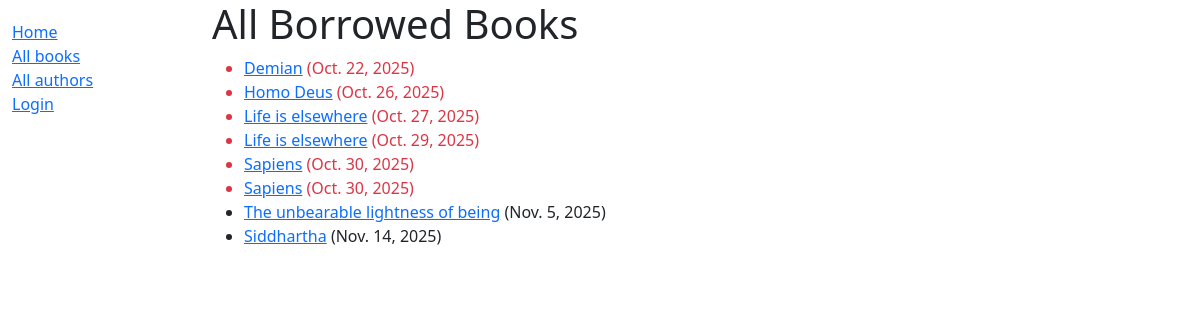
Page /catalog/borrowed_books on the earlier database version.
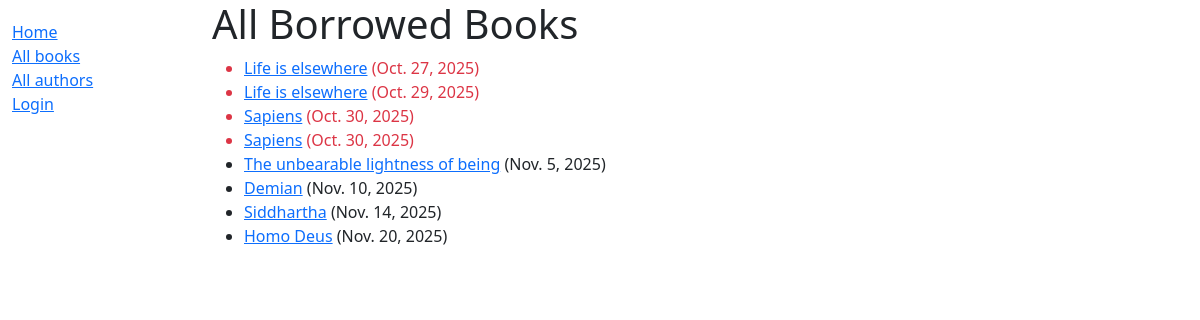
Same page on the later database version.
### catalog/models.py (models this page shows, shortened)
class BookInstance(models.Model):
    id = models.UUIDField(primary_key=True, default=uuid.uuid4)
    book = models.ForeignKey(Book, on_delete=models.RESTRICT, null=True)
    imprint = models.CharField(max_length=200)
    due_back = models.DateField(null=True, blank=True)
    borrower = models.ForeignKey(
        settings.AUTH_USER_MODEL,
        on_delete=models.SET_NULL,
        null=True,
        blank=True
    )
    LOAN_STATUS = (
        ('m', 'Maintenance'),
        ('o', 'On loan'),
        ('a', 'Available'),
        ('r', 'Reserved'),
    )
    status = models.CharField(
        max_length=1,
        choices=LOAN_STATUS,
        blank=True,
        default='m',
    )
    class Meta:
        ordering = ['due_back']
        permissions = (
            ('can_mark_returned', 'Set book as returned'),
        )
    def is_overdue(self):
        return bool(self.due_back and date.today() > self.due_back)

class Book(models.Model):
    title = models.CharField(max_length=200)
    author = models.ForeignKey('Author', on_delete=models.RESTRICT, null=True)
    summary = models.TextField(max_length=1000)
    isbn = models.CharField('ISBN', max_length=13, unique=True)
    genre = models.ManyToManyField(Genre)
    language = models.ForeignKey('Language', on_delete=models.RESTRICT, null=True)
    def display_genre(self):
        return ', '.join(genre.name for genre in self.genre.all()[:3])
    display_genre.short_description = 'Genre'

### catalog/views.py (the view)
# urls.py: path('borrowed_books', views.AllLoanedBooksListView.as_view(), name='all-borrowed'),
class AllLoanedBooksListView(generic.ListView):
    model = BookInstance
    template_name = 'catalog/bookinstance_list_borrowed_all.html'
    paginate_by = 10
    def get_queryset(self):
        return(BookInstance.objects.filter(status__exact='o').order_by('due_back'))

### catalog/templates/catalog/bookinstance_list_borrowed_all.html
{% extends "base_generic.html" %}
{% block content %}
    <h1>All Borrowed Books</h1>
    {% if bookinstance_list %}
        <ul>
            {% for bookinst in bookinstance_list %}
                <li class="{% if bookinst.is_overdue %}text-danger{% endif %}">
                    <a href="{% url 'book-detail' bookinst.book.pk %}">{{bookinst.book.title}}</a> ({{bookinst.due_back}}){% if perms.catalog.can_mark_returned %} - <a href="{% url 'renew-book-librarian' bookinst.id %}">Renew</a>{% endif %}
                </li>
            {% endfor %}
        </ul>
    {% else %}
    <p>There are no books borrowed</p>
    {% endif %}
{% endblock %}

Differences in the rows shown:
changed BookInstance "Demian": due_back "Oct. 22, 2025" → "Nov. 10, 2025"; moves down the list
changed BookInstance "Homo Deus": due_back "Oct. 26, 2025" → "Nov. 20, 2025"; moves down the list
